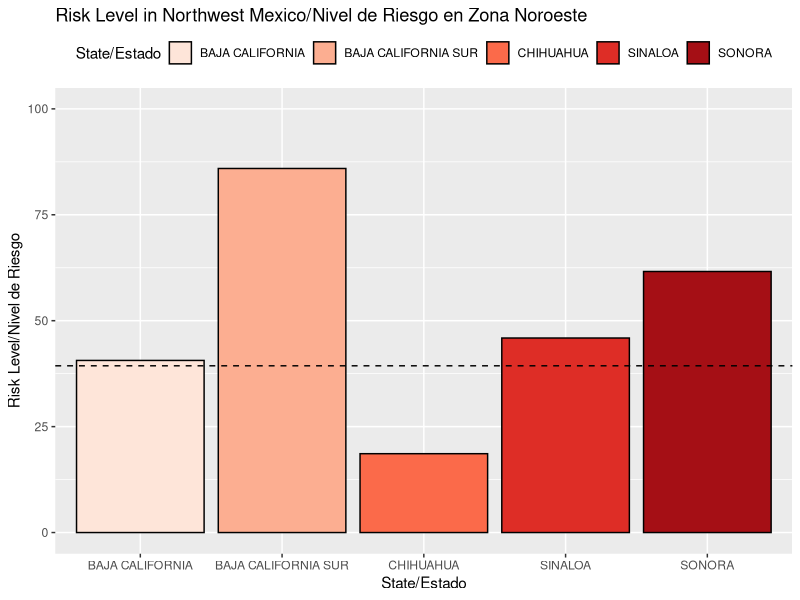
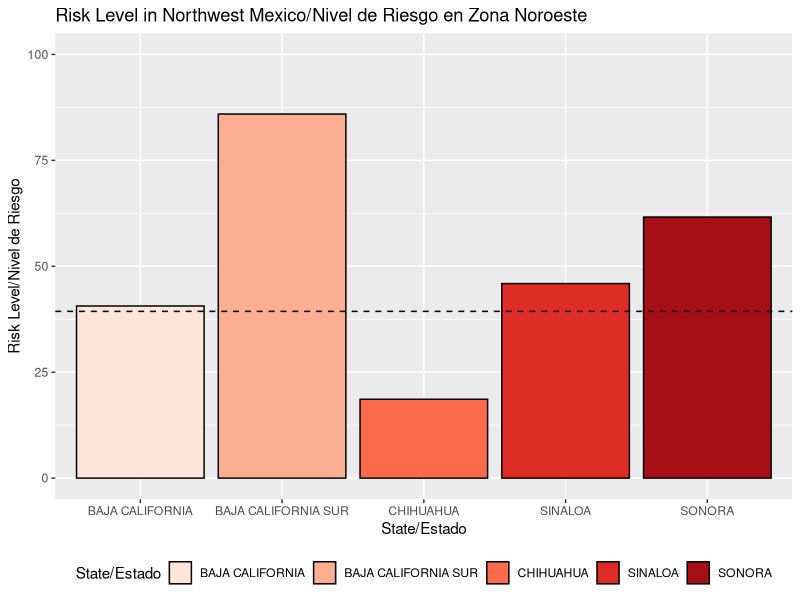
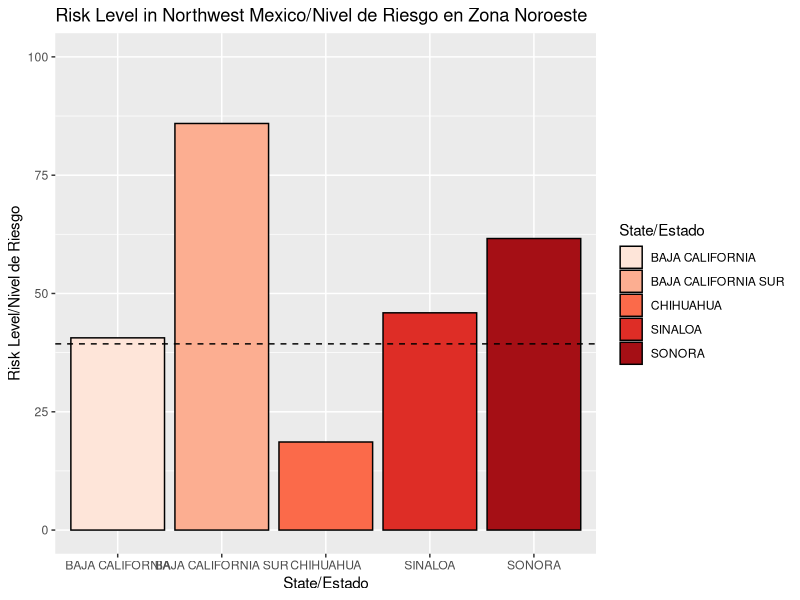
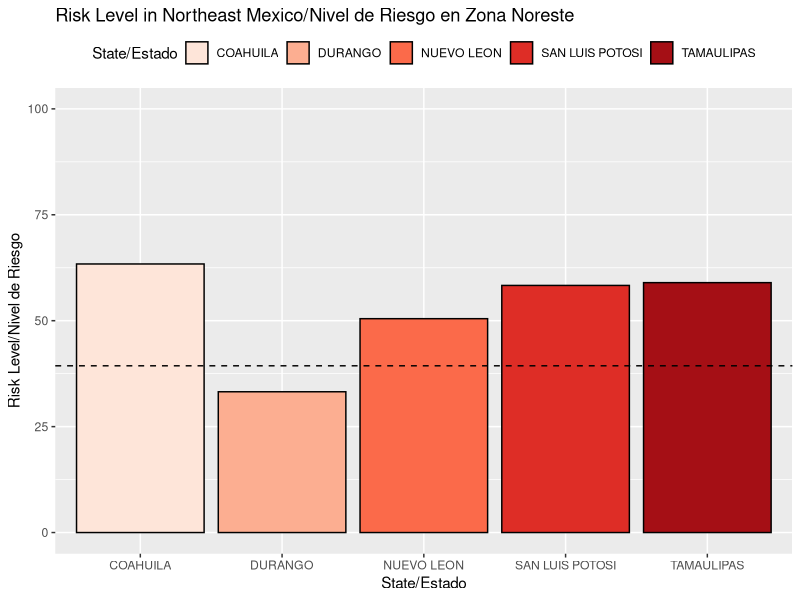
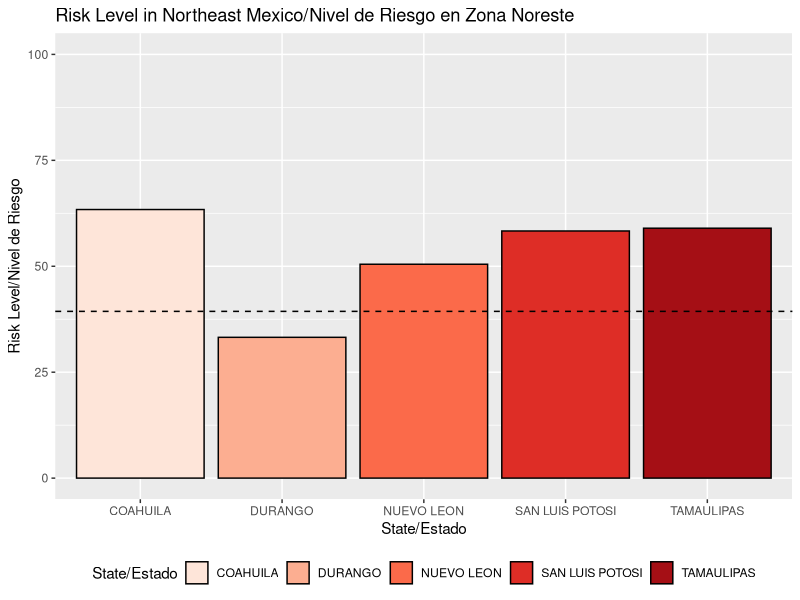
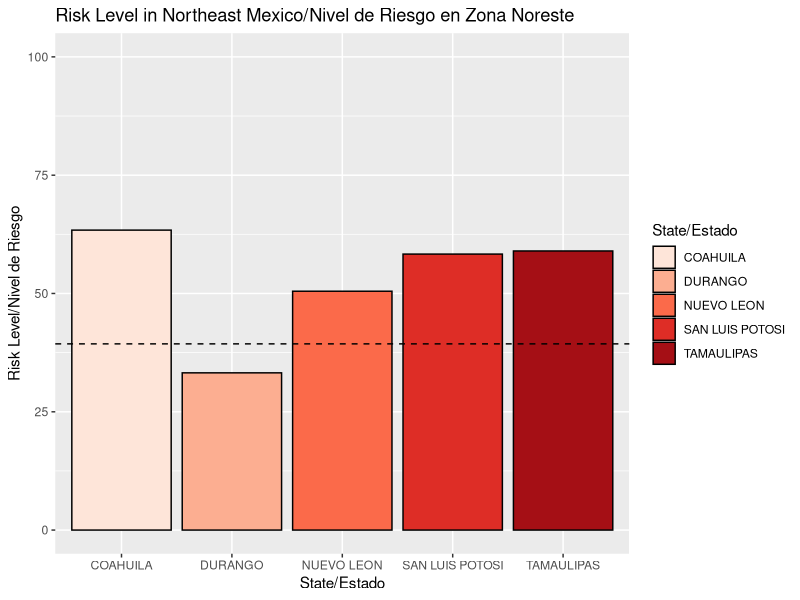
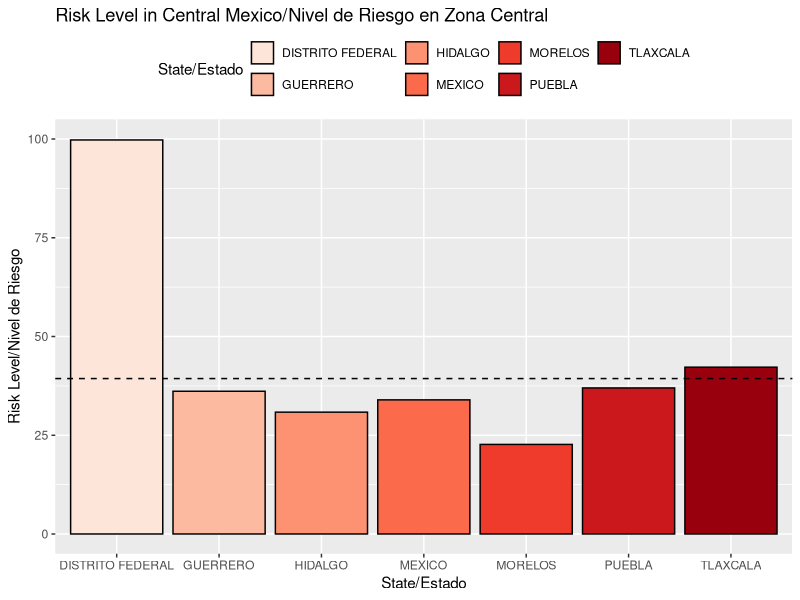
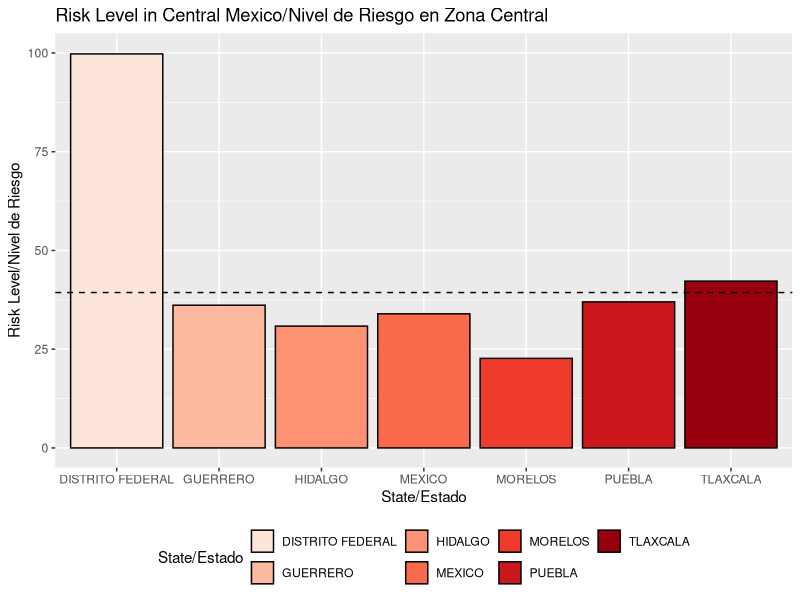

These figures' R source, in order:
## Code for COVID-19 Data Challenge
## Author: Carlos Paredes

## Cases in states of Mexico
setwd("~/covid-data-challenge/Cleaned Data")

## Data Cleaning
dat <- read.csv("cases_by_state_mx.csv")

noroeste <- dat[c(17, 30, 2, 20, 28), ]

noreste <- dat[c(29, 11, 23, 25, 26), ]

centro <- dat[c(31, 12, 14, 10, 4, 15, 18), ]

occidente <- dat[c(16, 19, 21, 3, 7, 13, 5, 9), ]

sureste <- dat[c(22, 1, 6, 24, 32, 8, 27), ]

## Graph for Zona Noroeste (Northwest Mexico)
library(ggplot2)

p<-ggplot(noroeste, aes(x=State, y=Risk.Level, fill=State)) +
  geom_bar(stat="identity", color="black") +
  xlab("State/Estado") + ylab("Risk Level/Nivel de Riesgo") + ylim(0, 100) +
  labs(fill = "State/Estado") +
  geom_hline(yintercept = median(dat$Risk.Level), linetype = 'dashed') +
  ggtitle("Risk Level in Northwest Mexico/Nivel de Riesgo en Zona Noroeste") 
p <- p+scale_fill_brewer(palette="Reds")
p + theme(legend.position="top")
p + theme(legend.position="bottom")
p

# p<-ggplot(noroeste, aes(x=State, y=Risk.Level, fill=State)) +
#  geom_bar(stat="identity", color="black") +
#  xlab("State/Estado") + ylab("Risk Level/Nivel de Riesgo") + ylim(0, 100) +
#  labs(fill = "State/Estado") +
#  theme_minimal() +
#  geom_hline(yintercept = median(dat$Risk.Level), linetype = 'dashed') +
#  ggtitle("Risk Level in Northwest Mexico/Nivel de Riesgo en Zona Noroeste") 
#  p <- p + scale_fill_manual(values=c("#FF85C6", "#A10055", "#FFAFDA", "#FF66B7", "#FF0087")) 
#  p + theme(legend.position="top")
#  p + theme(legend.position="bottom")
#  p

## Graph for Zona Noreste (Northeast Mexico)
p1<-ggplot(noreste, aes(x=State, y=Risk.Level, fill=State)) +
  geom_bar(stat="identity", color="black") +
  xlab("State/Estado") + ylab("Risk Level/Nivel de Riesgo") + ylim(0, 100) +
  labs(fill = "State/Estado") +
  geom_hline(yintercept = median(dat$Risk.Level), linetype = 'dashed') +
  ggtitle("Risk Level in Northeast Mexico/Nivel de Riesgo en Zona Noreste") 
p1 <- p1+scale_fill_brewer(palette="Reds")
p1 + theme(legend.position="top")
p1 + theme(legend.position="bottom")
p1

## Graph for Zona Central
p2<-ggplot(centro, aes(x=State, y=Risk.Level, fill=State)) +
  geom_bar(stat="identity", color="black") +
  xlab("State/Estado") + ylab("Risk Level/Nivel de Riesgo") + ylim(0, 100) +
  labs(fill = "State/Estado") +
  geom_hline(yintercept = median(dat$Risk.Level), linetype = 'dashed') +
  ggtitle("Risk Level in Central Mexico/Nivel de Riesgo en Zona Central") 
p2 <- p2+scale_fill_brewer(palette="Reds")
p2 + theme(legend.position="top")
p2 + theme(legend.position="bottom")
p2

## Graph for Zona Occidental
p3<-ggplot(occidente, aes(x=State, y=Risk.Level, fill=State)) +
  geom_bar(stat="identity", color="black") +
  xlab("State/Estado") + ylab("Risk Level/Nivel de Riesgo") + ylim(0, 100) +
  labs(fill = "State/Estado") +
  geom_hline(yintercept = median(dat$Risk.Level), linetype = 'dashed') +
  ggtitle("Risk Level in West Mexico/Nivel de Riesgo en Occidental") 
p3 <- p3+scale_fill_brewer(palette="Reds")
p3 + theme(legend.position="top")
p3 + theme(legend.position="bottom")
p3

## Graph for Zona Sureste
p4<-ggplot(sureste, aes(x=State, y=Risk.Level, fill=State)) +
  geom_bar(stat="identity", color="black") +
  xlab("State/Estado") + ylab("Risk Level/Nivel de Riesgo") + ylim(0, 100) +
  labs(fill = "State/Estado") +
  geom_hline(yintercept = mean(dat$Risk.Level), linetype = 'dashed') +
  ggtitle("Risk Level in Southeast Mexico/Nivel de Riesgo en Zona Sureste") 
p4 <- p4+scale_fill_brewer(palette="Reds")
p4 + theme(legend.position="top")
p4 + theme(legend.position="bottom")
p4

#########################################################################################################

## Cases in states of USA
dat2 <- read.csv('cases_by_state_usa.csv')

## Data cleaning
dat2 <- dat2[-c(52, 53, 54, 55, 56, 57, 58, 59, 60, 61, 62, 63), ]

west <- dat2[c(28, 4, 11, 8, 6, 39, 48), ]

sunbelt <- dat2[c(26, 15, 41, 51, 49, 47, 46, 50, 45), ]

newengland <- dat2[c(25, 3, 1, 2, 18, 37), ]

atlseaboard <- dat2[c(44, 24, 19, 34, 29, 38, 43, 12, 30, 5), ]

midwest <- dat2[c(13, 14, 20, 35, 21, 16, 23, 40, 42, 17), ]

mountain <- dat2[c(22, 10, 7, 27, 32, 33, 31, 36, 9), ]

## Graph for Western USA
library(ggplot2)

bp<-ggplot(west, aes(x=State, y=Risk.Level, fill=State)) +
  geom_bar(stat="identity", color="black") +
  xlab("State/Estado") + ylab("Risk Level/Nivel de Riesgo") + ylim(0, 100) +
  labs(fill = "State/Estado") +
  geom_hline(yintercept = median(dat2$Risk.Level), linetype = 'dashed') +
  ggtitle("Risk Level in Western States/Nivel de Riesgo en E.E.U.U Occidental") 
bp <- bp+scale_fill_brewer(palette="Reds")
bp + theme(legend.position="top")
bp + theme(legend.position="bottom")
bp

## Graph for Sunbelt USA
bp1<-ggplot(sunbelt, aes(x=State, y=Risk.Level, fill=State)) +
  geom_bar(stat="identity", color="black") +
  xlab("State/Estado") + ylab("Risk Level/Nivel de Riesgo") + ylim(0, 100) +
  labs(fill = "State/Estado") +
  geom_hline(yintercept = median(dat2$Risk.Level), linetype = 'dashed') +
  ggtitle("Risk Level in Sunbelt States/Nivel de Riesgo en Zona Sunbelt") 
bp1 <- bp1+scale_fill_brewer(palette="Reds")
bp1 + theme(legend.position="top")
bp1 + theme(legend.position="bottom")
bp1

## Graph for New England
bp2<-ggplot(newengland, aes(x=State, y=Risk.Level, fill=State)) +
  geom_bar(stat="identity", color="black") +
  xlab("State/Estado") + ylab("Risk Level/Nivel de Riesgo") + ylim(0, 100) +
  labs(fill = "State/Estado") +
  geom_hline(yintercept = median(dat2$Risk.Level), linetype = 'dashed') +
  ggtitle("Risk Level in New England States/Nivel de Riesgo en Zona New England") 
bp2 <- bp2+scale_fill_brewer(palette="Reds")
bp2 + theme(legend.position="top")
bp2 + theme(legend.position="bottom")
bp2

## Graph for Atlantic Seaboard
bp3<-ggplot(atlseaboard, aes(x=State, y=Risk.Level, fill=State)) +
  geom_bar(stat="identity", color="black") +
  xlab("State/Estado") + ylab("Risk Level/Nivel de Riesgo") + ylim(0, 100) +
  labs(fill = "State/Estado") +
  geom_hline(yintercept = median(dat2$Risk.Level), linetype = 'dashed') +
  ggtitle("Risk Level in Atlantic Seaboard States/Nivel de Riesgo en Zona Atlantic Seaboard") 
bp3 <- bp3+scale_fill_brewer(palette="Reds")
bp3 + theme(legend.position="top")
bp3 + theme(legend.position="bottom")
bp3

## Graph for Midwest
bp4<-ggplot(midwest, aes(x=State, y=Risk.Level, fill=State)) +
  geom_bar(stat="identity", color="black") +
  xlab("State/Estado") + ylab("Risk Level/Nivel de Riesgo") + ylim(0, 100) +
  labs(fill = "State/Estado") +
  geom_hline(yintercept = median(dat2$Risk.Level), linetype = 'dashed') +
  ggtitle("Risk Level in Midwest States/Nivel de Riesgo en Zona Midwest") 
bp4 <- bp4+scale_fill_brewer(palette="Reds")
bp4 + theme(legend.position="top")
bp4 + theme(legend.position="bottom")
bp4

## Graph for Mountain
bp5<-ggplot(mountain, aes(x=State, y=Risk.Level, fill=State)) +
  geom_bar(stat="identity", color="black") +
  xlab("State/Estado") + ylab("Risk Level/Nivel de Riesgo") + ylim(0, 100) +
  labs(fill = "State/Estado") +
  geom_hline(yintercept = median(dat2$Risk.Level), linetype = 'dashed') +
  ggtitle("Risk Level in Mountain States/Nivel de Riesgo en Zona Mountain") 
bp5 <- bp5+scale_fill_brewer(palette="Reds")
bp5 + theme(legend.position="top")
bp5 + theme(legend.position="bottom")
bp5

########################################################################################################

## Cases by Race/Ethnicity in the USA
race <- read.csv('cases_by_race_usa.csv')

library(ggplot2)

bpp<-ggplot(race, aes(x=Race.Ethnicity, y=Risk.Level, fill=Race.Ethnicity)) +
  geom_bar(stat="identity", color="black") +
  xlab("State/Estado") + ylab("Risk Level/Nivel de Riesgo") + ylim(0, 100) +
  labs(fill = "State/Estado") +
  geom_hline(yintercept = median(dat2$Risk.Level), linetype = 'dashed') +
  ggtitle("Risk Level in Western States/Nivel de Riesgo en E.E.U.U Occidental") 
bpp <- bpp+scale_fill_brewer(palette="Reds")
bpp + theme(legend.position="top")
bpp + theme(legend.position="bottom")
bpp












